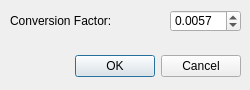
<?xml version="1.0" encoding="UTF-8"?>
<ui version="4.0">
 <class>GeigerTubeDialog</class>
 <widget class="QDialog" name="GeigerTubeDialog">
  <property name="geometry">
   <rect>
    <x>0</x>
    <y>0</y>
    <width>250</width>
    <height>90</height>
   </rect>
  </property>
  <property name="minimumSize">
   <size>
    <width>250</width>
    <height>90</height>
   </size>
  </property>
  <property name="maximumSize">
   <size>
    <width>250</width>
    <height>90</height>
   </size>
  </property>
  <property name="windowTitle">
   <string>Geiger Tube Settings</string>
  </property>
  <widget class="QDialogButtonBox" name="buttonBox">
   <property name="geometry">
    <rect>
     <x>0</x>
     <y>50</y>
     <width>241</width>
     <height>32</height>
    </rect>
   </property>
   <property name="orientation">
    <enum>Qt::Horizontal</enum>
   </property>
   <property name="standardButtons">
    <set>QDialogButtonBox::Cancel|QDialogButtonBox::Ok</set>
   </property>
  </widget>
  <widget class="QDoubleSpinBox" name="spinBoxConversionFactor">
   <property name="geometry">
    <rect>
     <x>170</x>
     <y>10</y>
     <width>71</width>
     <height>22</height>
    </rect>
   </property>
   <property name="decimals">
    <number>4</number>
   </property>
   <property name="maximum">
    <double>1.000000000000000</double>
   </property>
   <property name="singleStep">
    <double>0.000100000000000</double>
   </property>
   <property name="value">
    <double>0.005700000000000</double>
   </property>
  </widget>
  <widget class="QLabel" name="labelDoseRateFactor">
   <property name="geometry">
    <rect>
     <x>10</x>
     <y>10</y>
     <width>151</width>
     <height>21</height>
    </rect>
   </property>
   <property name="text">
    <string>Conversion Factor:</string>
   </property>
  </widget>
 </widget>
 <resources/>
 <connections>
  <connection>
   <sender>buttonBox</sender>
   <signal>accepted()</signal>
   <receiver>GeigerTubeDialog</receiver>
   <slot>accept()</slot>
   <hints>
    <hint type="sourcelabel">
     <x>248</x>
     <y>254</y>
    </hint>
    <hint type="destinationlabel">
     <x>157</x>
     <y>274</y>
    </hint>
   </hints>
  </connection>
  <connection>
   <sender>buttonBox</sender>
   <signal>rejected()</signal>
   <receiver>GeigerTubeDialog</receiver>
   <slot>reject()</slot>
   <hints>
    <hint type="sourcelabel">
     <x>316</x>
     <y>260</y>
    </hint>
    <hint type="destinationlabel">
     <x>286</x>
     <y>274</y>
    </hint>
   </hints>
  </connection>
 </connections>
</ui>
